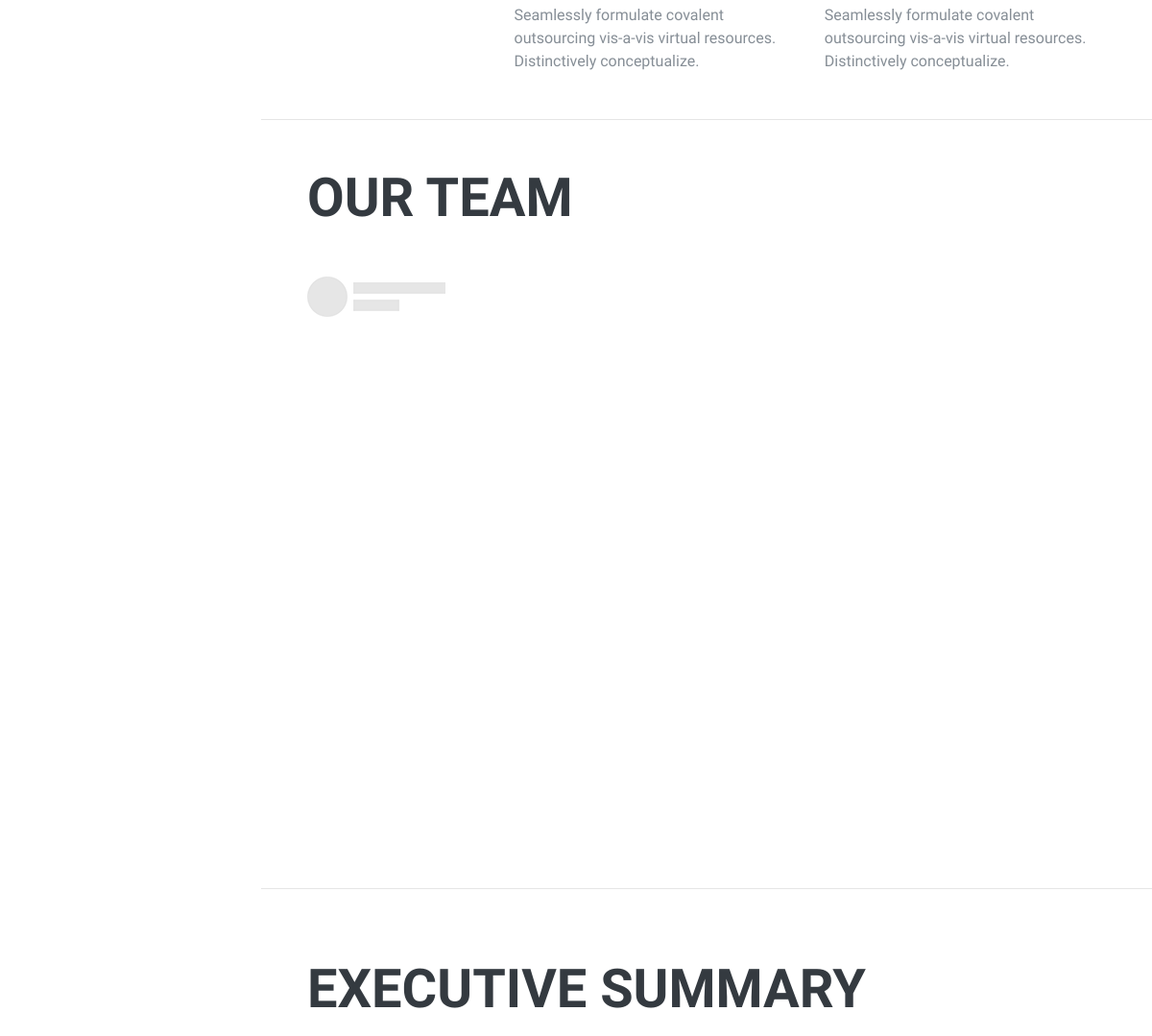
The page /StartUp/index.php (signed in, middle part) on the database as committed earlier.
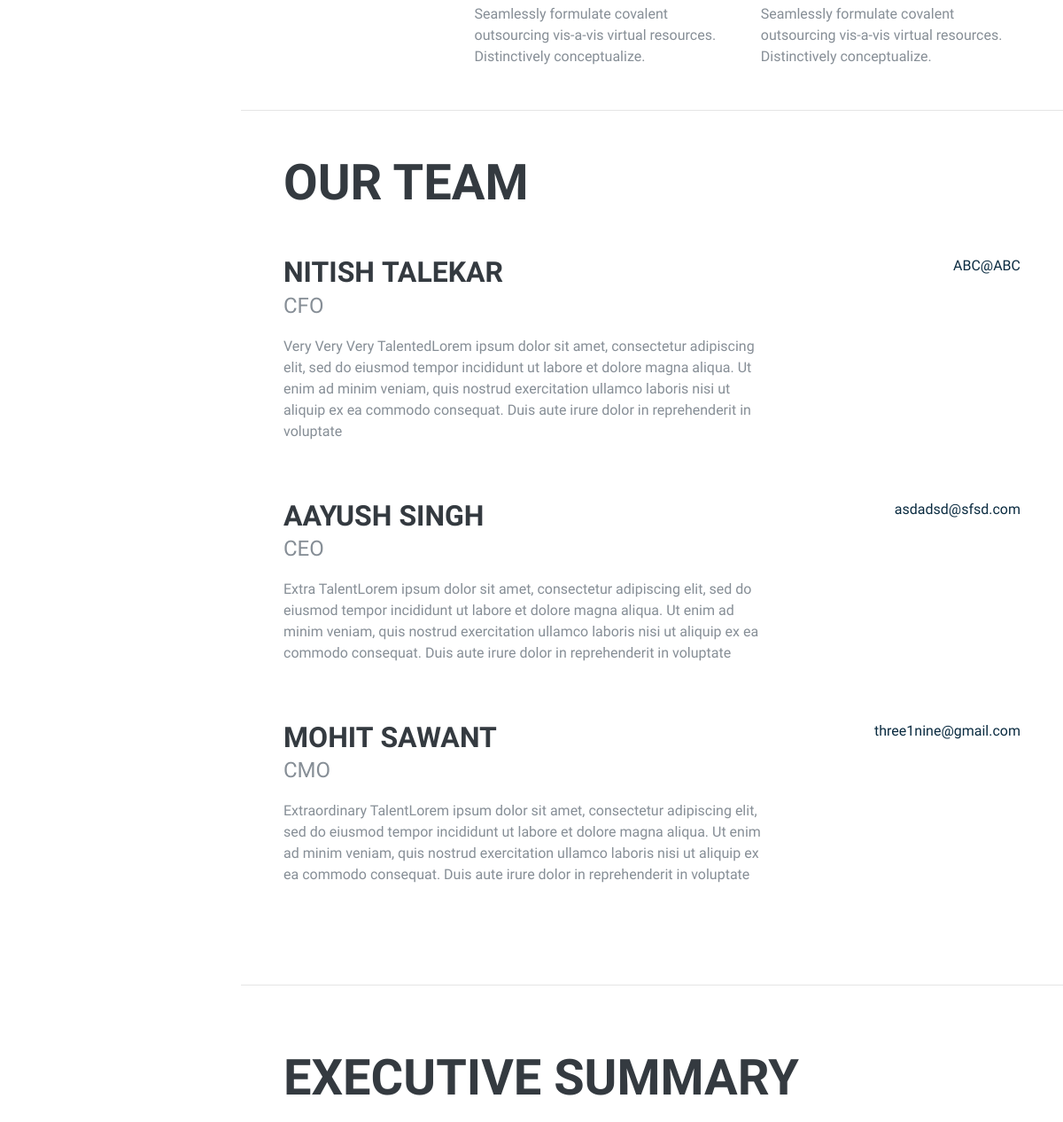
The same page on the database as committed later.
### tables this page shows
CREATE TABLE `st_team` (
  `ID` int(50) NOT NULL,
  `StpID` varchar(20) NOT NULL,
  `FName` varchar(200) NOT NULL,
  `LName` varchar(200) NOT NULL,
  `Designation` varchar(200) NOT NULL,
  `Experience` varchar(200) NOT NULL,
  `Expertise` varchar(200) NOT NULL,
  `Email` varchar(200) NOT NULL,
  `LinkedIn` varchar(200) NOT NULL
);

### StartUp/index.php (the view, shortened to what this page needs)
<!DOCTYPE html>
<?php
  require '../server.php';
	$id = $_SESSION['StpID'];
  ?>
<html lang="en">
<head>
  <link href="vendor/bootstrap/css/bootstrap.min.css" rel="stylesheet">
  <link href="vendor/fontawesome-free/css/all.min.css" rel="stylesheet">
  <link href="css/resume.min.css" rel="stylesheet">
  <link href="css/resume.min.new.css" rel="stylesheet">
</head>
<body id="page-top">
  <div class="container-fluid p-0" style="margin-top:50px">
    <section class="resume-section p-3 p-lg-5 d-flex align-items-center" id="overview">
      <div class="w-100">
          <div class="row" style="padding-top:20px">
              <div class="col-md-3">
              </div>
              <div class="col-md-9">
                  <div class="row">
                      <div class="col-md-6">
                          <div class="profile-item">
                              <div class="media">
                                  <div class="media-body">
                                      Seamlessly formulate covalent outsourcing vis-a-vis virtual resources. Distinctively conceptualize.
                                  </div>
                              </div>
                          </div>
                      </div>
                      <div class="col-md-6">
                          <div class="profile-item">
                              <div class="media">
                                  <div class="media-body">
                                      Seamlessly formulate covalent outsourcing vis-a-vis virtual resources. Distinctively conceptualize.
                                  </div>
                              </div>
                          </div>
                      </div>
                  </div>
              </div>
          </div>
      </div>
    </section>
    <hr class="m-0">
    <section class="resume-section p-3 p-lg-5 d-flex justify-content-center" id="teams">
      <div class="w-100">
        <h2 class="mb-5">Our Team</h2>
        <?php
								$q = "SELECT * FROM st_team where StpID = '$id' AND expertise != '';";
								$results=mysqli_query($db, $q);
								if (mysqli_num_rows($results) > 0) {
                  while($row = mysqli_fetch_assoc($results)) {
                    echo '<div class="resume-item d-flex flex-column flex-md-row justify-content-between mb-5">';
                      echo '<div class="resume-content">';
                        echo '<h3 class="mb-0">'.$row["FName"].'&nbsp;'.$row["LName"].'</h3>';
                        echo '<div class="subheading mb-3">'.$row["Designation"].'</div>';
                        echo '<p>'.$row["Expertise"].'Lorem ipsum dolor sit amet, consectetur adipiscing elit, sed do eiusmod tempor incididunt ut labore et dolore magna aliqua. Ut enim ad minim veniam, quis nostrud exercitation ullamco laboris nisi ut aliquip ex ea commodo consequat. Duis aute irure dolor in reprehenderit in voluptate</p>';
                      echo '</div>';
                      echo '<div class="resume-date text-md-right">';
                        echo '<span class="text-primary">'.$row["Email"].'</span>';
                      echo '</div>';
                    echo '</div>';
                  }
								} else {
									echo '<img src="../img/Contact.png">';
								}
							?>
    </section>
    <hr class="m-0">
    <section class="resume-section p-3 p-lg-5 d-flex align-items-center" id="executivesummary">
      <div class="w-100">
        <h2 class="mb-5">Executive Summary</h2>
      </div>
    </section>
  </div>
</body>
</html>

Rows that differ between the two databases and show on the page:
added st_team: FName "NITISH", LName "TALEKAR", Designation "CFO", Expertise "Very Very Very Talented", Email "ABC@ABC"
added st_team: FName "AAYUSH", LName "SINGH", Designation "CEO", Expertise "Extra Talent", Email "asdadsd@sfsd.com"
added st_team: FName "MOHIT", LName "SAWANT", Designation "CMO", Expertise "Extraordinary Talent", Email "three1nine@gmail.com"
